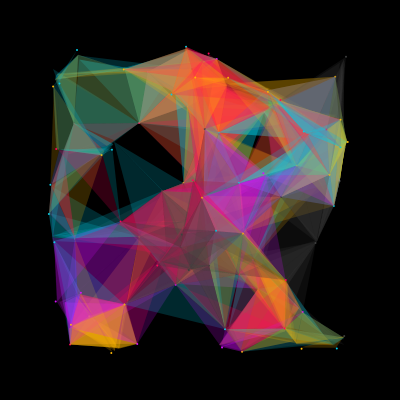
Frame 1 (no input)
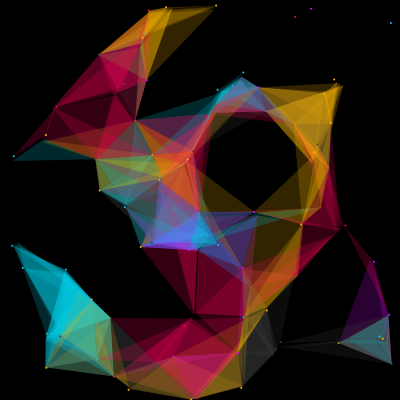
Frame 60 (no input)
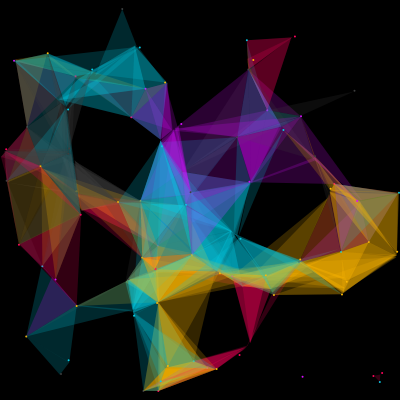
Frame 120 (the mouse pressed at the canvas centre since frame 60)

The p5.js sketch that drew these frames (run headless with seeded random() and noise() and a simulated clock; from frame 60 on, the mouse is pressed at the canvas centre):

// p5.js sketch
// ── sketch.js
function randomColor() {
  let r = floor(random(0, 5));
  if (0 == r) {
    return color('#05CDE5');
  } else if (1 == r) {
    return color('#FFB803');
  } else if (2 == r) {
    return color('#FF035B');
  } else if (3 == r) {
    return color('#3D3E3E');
  } else {
    return color('#D60FFF');
  }
}

class Dot {

  constructor(pos) {
    this.position = pos;

    let vx = random(-0.05, 0.05);
    let vy = random(-0.05, 0.05);
    this.velocity = createVector(vx, vy);
    this.c = randomColor();
  }

  display() {
    fill(this.c);
    noStroke();
    ellipse(this.position.x, this.position.y, 2.0, 2.0);
  }

  runStep() {
    if (this.position.x <= 0 || width <= this.position.x) {
      this.velocity.x *= -1;
    }
    if (this.position.y <= 0 || height <= this.position.y) {
      this.velocity.y *= -1;
    }
    this.position.add(this.velocity);
  }
}

let dots = [];
let distance = 70.0;

function setup() {
  createCanvas(400, 400);
  for (let i = 0; i < 80; i++) {
    let x = width / 2 + random(-150, 150);
    let y = height / 2 + random(-150, 150);
    let pos = createVector(x, y);
    let d = new Dot(pos);
    dots.push(d);
  }
  smooth();
}

function draw() {
  background(0);
  fill(0);

  dots.forEach(function (dot, idx) {
    dot.display();
    dot.runStep();

    for (let i = idx + 1; i < dots.length; i++) {
      let opp1 = dots[i];
      opp1.runStep();
      let d1 = dist(dot.position.x, dot.position.y, opp1.position.x, opp1.position.y);
      if (d1 < distance) {
        for (let j = i + 1; j < dots.length; j++) {
          let opp2 = dots[j];
          opp2.runStep();
          fill(red(opp2.c), green(opp2.c), blue(opp2.c), 50);
          noStroke();
          let d2 = dist(opp2.position.x, opp2.position.y, opp1.position.x, opp1.position.y);
          if (d2 < distance) {
            beginShape();
            vertex(opp2.position.x, opp2.position.y);
            vertex(opp1.position.x, opp1.position.y);
            vertex(dot.position.x, dot.position.y);
            endShape();
          }
        }
      }
    }
  });
}
